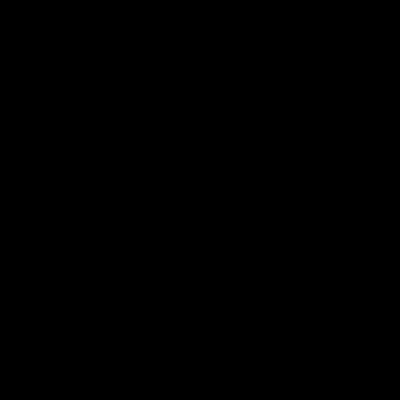
Frame 1 (no input)
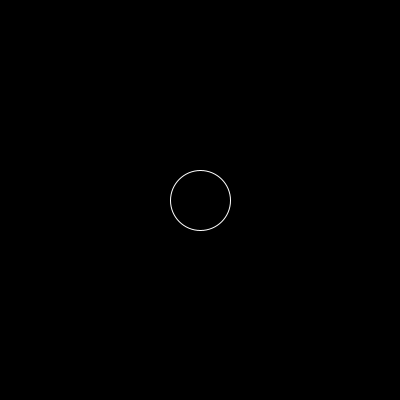
Frame 60 (the mouse pressed at the canvas centre just before this capture)
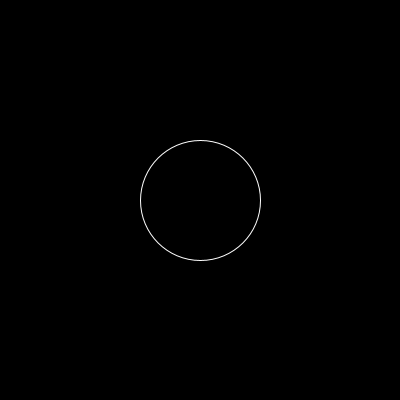
Frame 120 (the mouse held since frame 60 and released just before this capture)

The Processing sketch that drew these frames (run headless with seeded random() and noise(); from frame 60 on, the mouse is pressed at the canvas centre):

// Processing sketch: circular_frame
// ── circular_frame.pde
/* ***************************************************
 * Copyright (c) 2018 Tarsier-Marianz
 * Author: Marianz
 * Created: 2018-03-27
 * Sketch #7
 *****************************************************/
 
int diameter =10;                             // initialize diameter with default value
void setup() {
  size(400, 400);
  background(0);

  noFill();
  stroke(255);
}

void draw() {
  diameter = frameCount;                      // set diameter every updates of the frame
  if (diameter < width && diameter % 5==0) {  // draw circle every 5 frame count interval and if less than width of screen
    background(0);                            // redraw background serve as eraser of previous created circle (uncomment if you want to view what happens)
    ellipse(width/2, height/2, diameter, diameter ); // and now let us create a circle
  } else {
    //Ignore
  }
}
